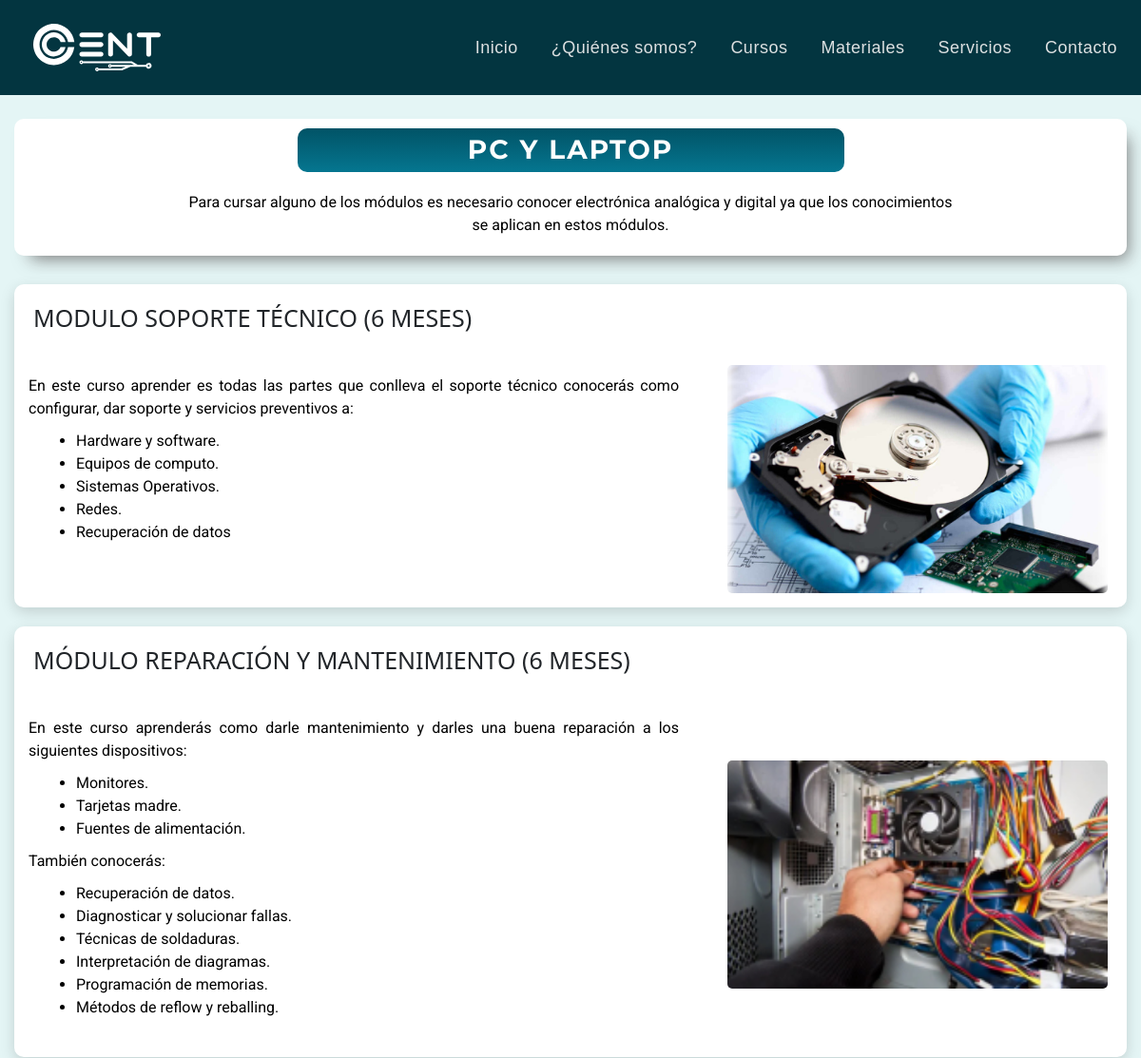
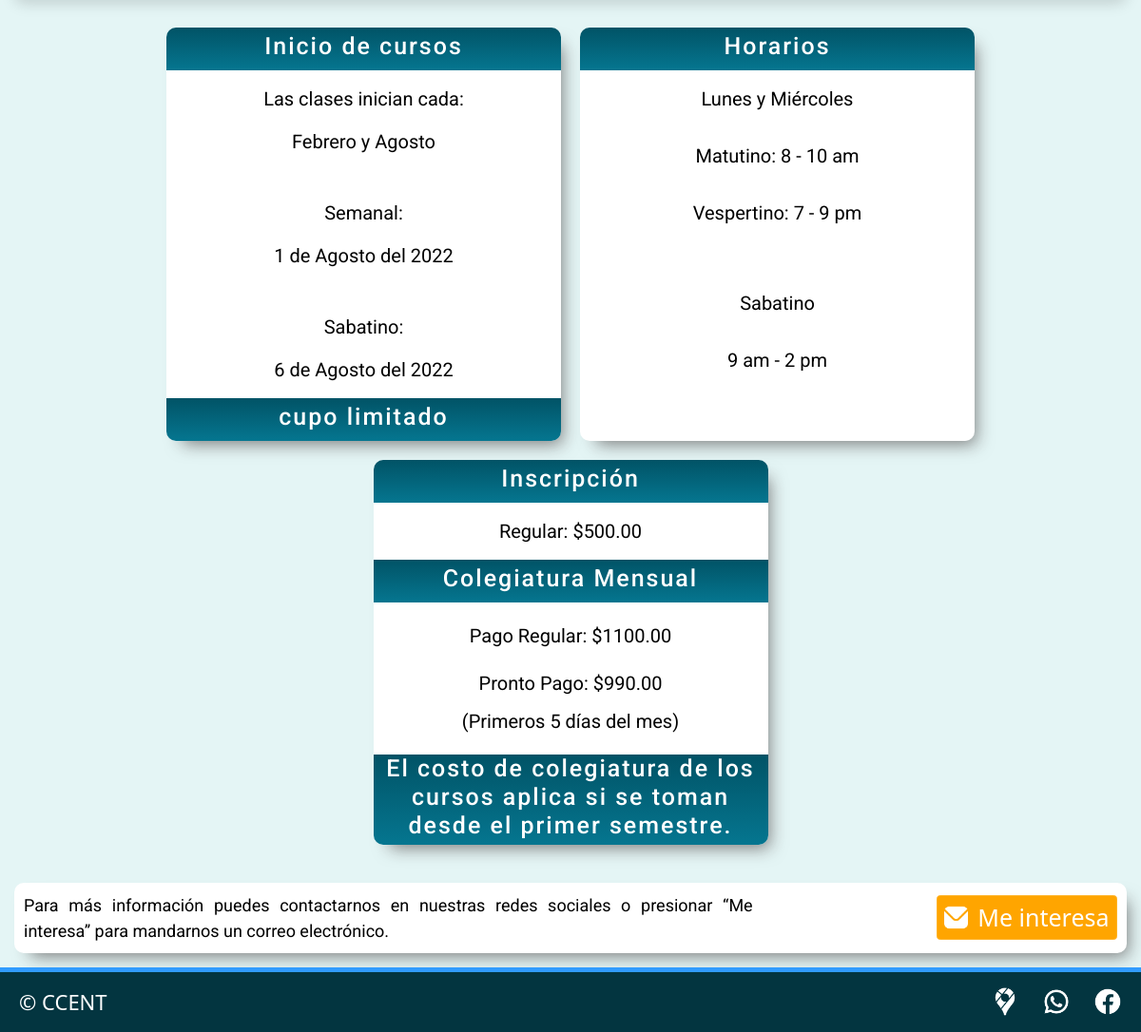
The app's page /curso/6 with its own data (2 pictures, top to bottom).
### apps/home/models.py (models this page shows, shortened)
class Curso(models.Model):
    titulo = models.CharField(max_length=100)
    imagen = models.FileField(null=False, upload_to=f'static/img/cursos', default=None)
    created = models.DateTimeField(auto_now_add=True)
    updated = models.DateTimeField(auto_now=True)
    descripcion = RichTextField()

class Modulo(models.Model):
    modulo = models.CharField(max_length=100)
    descripcion = RichTextField()
    curso = models.ForeignKey(Curso, on_delete=models.PROTECT, null=True)
    imagen = models.FileField(null=False, upload_to=f'static/img/modulos', default=None)

### apps/home/views.py (the view)
# urls.py: path('curso/<int:curso_id>', views.curso, name='curso'),
def curso(request, curso_id):
    mod = Modulo.objects.filter(curso_id=curso_id)
    curso = Curso.objects.get(id=curso_id)
    context = {
        "modulos": mod,
        "curso": curso
    }
    return render(request, 'home/curso.html',context)

### apps/templates/home/curso.html (shortened to what this page needs)
{% extends 'layouts/base.html' %}
{% load static %}
{% block stylesheet %}
<link href="https://cdn.jsdelivr.net/npm/bootstrap@5.2.2/dist/css/bootstrap.min.css" rel="stylesheet">
<link rel="stylesheet" href={%static 'css/style.css'%}>
<link rel="stylesheet" href= {%static 'css/curso.css'%}>
{% endblock stylesheet %}
{% block content %}
<div class="cont_desc">
  <div class="contendor_titulo">
    <h1 class="title">
      {{curso.titulo}}
    </h1>
  </div>
  <div class="contenedor_descripcion">
    <p class="descripcion">
      {{curso.descripcion | safe}}
    </p>
  </div>
</div>
{% for mod in modulos %}
  <div class="cont_mod1">
    <div class="contenedor_tMod1">
      <h1 class="title_mod1">
      {{mod.modulo}}
      </h1>
    </div>
    <div class="contenedor_descMod1">
      <p class="desc_mod1">{{mod.descripcion | safe}}</p>
    </div>
    <div class="contenedor_imgMod1">
      <img class="curso-img" src={{mod.imagen.url}} alt="">
    </div>
  </div>
{% endfor %}
<div class="cont_info">
  <div class="contenedor_inicio-cursos">
    <div class="titulo_curso">
      <h1>Inicio de cursos</h1>
    </div>
    <div class="inf_inicio">
      <p>Las clases inician cada:</p>
      <p>Febrero y Agosto</p>
      <br>
      <p>Semanal:</p>
      <p>1 de Agosto del 2022</p>
      <br>
      <p>Sabatino:</p>
      <p>6 de Agosto del 2022</p>
    </div>
    <div class="titulo_curso">
      <h1>cupo limitado</h1>
    </div>
  </div>
  <div class="contenedro_horario">
    <div class="titulo_horario">
      <h1>Horarios</h1>
    </div>
    <div class="inf_horario">
      <p>Lunes y Miércoles</p>
      <p>Matutino: 8 - 10 am</p>
      <p>Vespertino: 7 - 9 pm</p>
      <p class="horario2">Sabatino</p>
      <p>9 am - 2 pm</p>
    </div>
  </div>
  <div class="contenedor_inscripcion">
    <div class="titulo_inscripcion">
      <h1>Inscripción</h1>
    </div>
    <div class="inf_inscripcion">
      <p class="pago_regular">Regular: $500.00</p>
    </div>
    <div class="titulo_inscripcion">
      <h1>Colegiatura Mensual</h1>
    </div>
    <div class="inf_inscripcion">
      <p class="pago_regular2">Pago Regular: $1100.00</p>
      <p class="pago_pronto">Pronto Pago: $990.00</p>
      <p class="desc_pronto">(Primeros 5 días del mes)</p>
    </div>
    <div class="titulo_inscripcion">
      <h1>El costo de colegiatura de los cursos aplica si se toman desde el primer semestre.</h1>
    </div>
  </div>
</div>
<div class="cont_banner">
  <div class="banner__texto">
    <p class="banner">
      Para más información puedes contactarnos en nuestras redes sociales o    presionar “Me interesa” para mandarnos un correo electrónico.
    </p>
  </div >
  <div class="banner__btn">
  <button type="button" class="btn btn-primary" data-bs-toggle="modal" data-bs-target="#exampleModalCenter">
   <div class="cont__btn"><img src={% static 'img/sobre.png' %} alt="">  Me interesa </div>
  </button>
  </div>
</div>
{% endblock content %}

### static/css/style.css (style rules this page uses)
:root { --roboto: 'Roboto', sans-serif; --montserrat: 'Montserrat', sans-serif; --regular: 400; --azul-fondo: #E4F5F5; --azul-nav: #015366; --azul-footer: #033540; --negrita: 700; }
* { box-sizing: border-box; margin: 0; padding: 0; }
html { font-family: var(--roboto); font-weight: var(--regular); font-size: 62.5%; height: 100%; }
p { font-family: var(--roboto); font-weight: var(--regular); font-size: 1.6rem; text-align: justify; }
li, p, .titulo { color: black; }
body { display: flex; width: 100%; flex-direction: column; min-height: 100vh; background-color: var(--azul-fondo); }
*:before, *:after { padding: 0; margin: 0; box-sizing: border-box; }

### records on screen
Curso: titulo "PC Y LAPTOP", descripcion "Para cursar alguno de los módulos es necesario conocer electrónica analógica y digital ya que los conocimientos se aplican en estos módulos."
Modulo: modulo "MODULO SOPORTE TÉCNICO (6 MESES)", descripcion "En este curso aprender es todas las partes que conlleva el soporte técnico conocerás como configurar, dar soporte y servicios preventivos a: Hardware y software. Equipos de computo. Sistemas Operativos. Redes. Recuperación de datos", imagen (picture)
Modulo: modulo "MÓDULO REPARACIÓN Y MANTENIMIENTO (6 MESES)", descripcion "En este curso aprenderás como darle mantenimiento y darles una buena reparación a los siguientes dispositivos: Monitores. Tarjetas madre. Fuentes de alimentación. También conocerás: Recuperación de datos. Diagnosticar y solucionar fallas. Técnicas de soldaduras. Interpretación de diagramas. Programación de memorias. Métodos de reflow y reballing.", imagen (picture)
